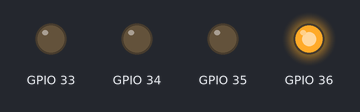
Recording of a sketch running on a simulated ESP32. Shown: output pins drawn as LEDs (lit = HIGH).

Above: at 0.5 s.
At 3.5 s:
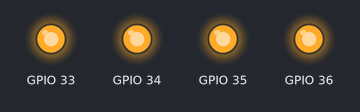
At 4.5 s:
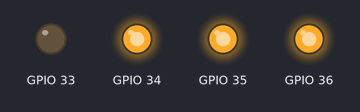
At 7.5 s:
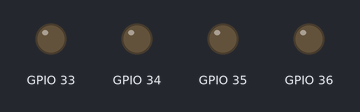
At 9.5 s:
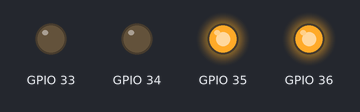
Timing chart, 0 to 10.4 s (numbered marks = the images above):
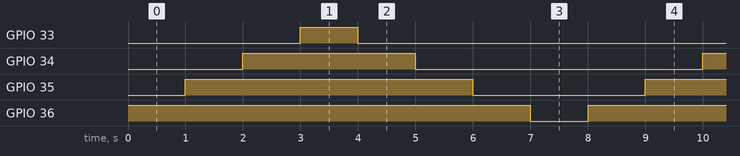

Measured:
- by itself, GPIO 33: alternates HIGH for 1.0 s and LOW for 7.0 s
- by itself, GPIO 34: alternates HIGH for 3.0 s and LOW for 5.0 s
- by itself, GPIO 35: alternates HIGH for 5.0 s and LOW for 3.0 s
- by itself, GPIO 36: alternates HIGH for 7.0 s and LOW for 1.0 s

The sketch:

Simple_Battery_Blink.ino
```cpp
void setup() {
  pinMode(33, OUTPUT);
  pinMode(34, OUTPUT);
  pinMode(35, OUTPUT);
  pinMode(36, OUTPUT);
}

void loop() {
  digitalWrite(36, HIGH);
  delay(1000);
  digitalWrite(35, HIGH);
  delay(1000);
  digitalWrite(34, HIGH);
  delay(1000);
  digitalWrite(33, HIGH);
  delay(1000);
  digitalWrite(33, LOW);
  delay(1000);
  digitalWrite(34, LOW);
  delay(1000);
  digitalWrite(35, LOW);
  delay(1000);
  digitalWrite(36, LOW);
  delay(1000);
}
```
